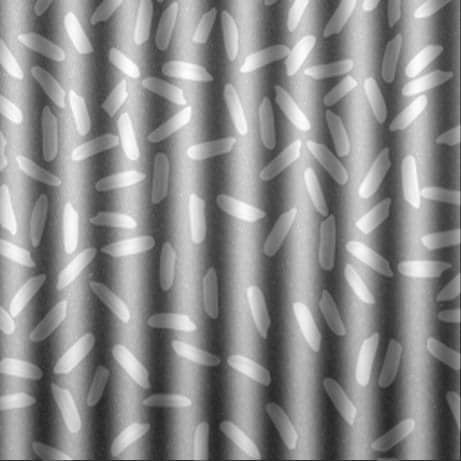
%> input picture Vision_Machine/my_cascade/image/rice.jpg, 461 x 461 px
$ octave rice_count.m   (GNU Octave 9; MATLAB toolbox functions it lacks are replaced by stand-ins)
%> lines starting %> are read from the running program, lines starting %| are printed output that depends on the picture; in (x1, y1, x2, y2) boxes, pixels count from 0 and x2, y2 are one past the last pixel; in counts of white or black regions, pixels touching at a corner belong together; the program's own positions count from 1
img1=imread('rice.jpg');
%> img1 is the input picture: size 461x461x3 uint8; min 28, max 255, mean 140.2
img1=rgb2gray(img1);
%> img1: size 461x461 uint8

img2=im2bw(img1,0.9);
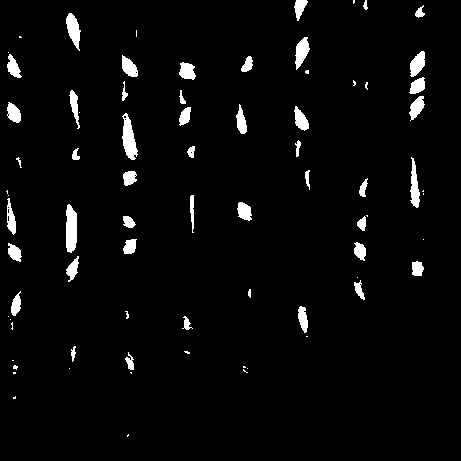
%> img2: size 461x461 logical; 3.5% white; 77 white regions (31 under 20 px), largest, box (x1, y1, x2, y2) and area: (66, 204, 77, 253) 459, (122, 113, 138, 160) 437, (66, 13, 81, 51) 321

figure
imshow(img2)

img2=~img2;
figure
imshow(img2)

B = bwboundaries(img2);
%> B = 87 boundaries; largest, box (x1, y1, x2, y2) and points: (0, 0, 461, 461) 1895, (410, 157, 420, 208) 105, (122, 113, 138, 160) 103, (66, 204, 77, 253) 102, (69, 90, 80, 129) 79
figure
imshow(img2)

text(10,10,strcat('\color{green}Objects Found:',num2str(length(B))))

hold on

for k = 1:length(B)

boundary = B{k};

plot(boundary(:,2), boundary(:,1), 'g', 'LineWidth', 0.2)

end
%> this loop made 87 passes
%> boundary on passes 2, 5, 6, 7, 8, 12, 14, 15, 17, 18, 21, 26: [208 9; 208 9], [117 125; 117 126; 118 126; 118 125; 117 125], [120 126; 120 126], [73 137; 73 137], [153 192; 153 192], [115 8; 116 8; 115 8], [53 9; 53 9], [196 9; 196 9], [317 9; 317 9], [320 11; 320 11], [361 13; 361 14; 361 13], [37 20; 37 21; 38 22; 38 21; 38 20; 37 20]
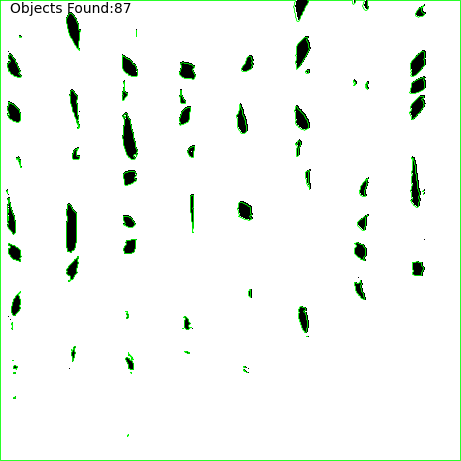
%> figure redrawn from the program's plot data
